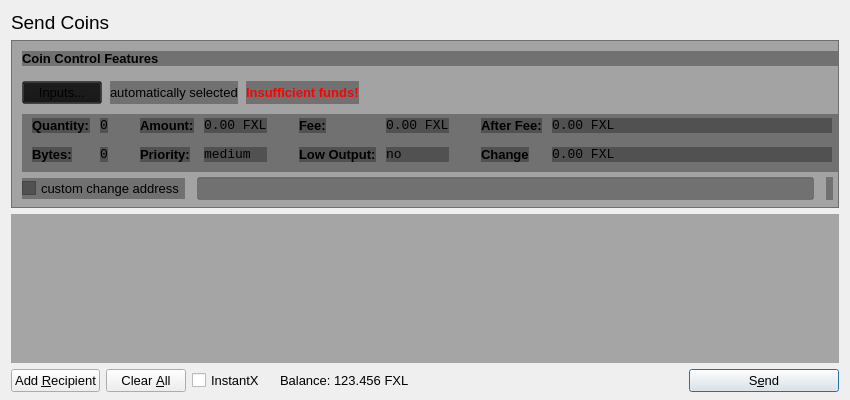
<?xml version="1.0" encoding="UTF-8"?>
<ui version="4.0">
 <class>SendCoinsDialog</class>
 <widget class="QDialog" name="SendCoinsDialog">
  <property name="geometry">
   <rect>
    <x>0</x>
    <y>0</y>
    <width>850</width>
    <height>400</height>
   </rect>
  </property>
  <property name="windowTitle">
   <string>Send Coins</string>
  </property>
  <property name="styleSheet">
   <string notr="true"/>
  </property>
  <layout class="QVBoxLayout" name="verticalLayout" stretch="0,0,1,0">
   <property name="bottomMargin">
    <number>8</number>
   </property>
   <item>
    <widget class="QLabel" name="label_2">
     <property name="font">
      <font>
       <pointsize>14</pointsize>
      </font>
     </property>
     <property name="text">
      <string>Send Coins</string>
     </property>
    </widget>
   </item>
   <item>
    <widget class="QFrame" name="frameCoinControl">
     <property name="sizePolicy">
      <sizepolicy hsizetype="Expanding" vsizetype="Expanding">
       <horstretch>0</horstretch>
       <verstretch>0</verstretch>
      </sizepolicy>
     </property>
     <property name="maximumSize">
      <size>
       <width>16777215</width>
       <height>16777215</height>
      </size>
     </property>
     <property name="styleSheet">
      <string notr="true">background: transparent;
background-color: rgb(20, 20, 20, 0.35);
</string>
     </property>
     <property name="frameShape">
      <enum>QFrame::StyledPanel</enum>
     </property>
     <property name="frameShadow">
      <enum>QFrame::Sunken</enum>
     </property>
     <layout class="QVBoxLayout" name="verticalLayoutCoinControl2">
      <property name="spacing">
       <number>6</number>
      </property>
      <property name="leftMargin">
       <number>0</number>
      </property>
      <property name="topMargin">
       <number>0</number>
      </property>
      <property name="rightMargin">
       <number>0</number>
      </property>
      <property name="bottomMargin">
       <number>6</number>
      </property>
      <item>
       <layout class="QVBoxLayout" name="verticalLayoutCoinControl" stretch="0,0,0,0,1">
        <property name="spacing">
         <number>0</number>
        </property>
        <property name="leftMargin">
         <number>10</number>
        </property>
        <property name="topMargin">
         <number>10</number>
        </property>
        <item>
         <layout class="QHBoxLayout" name="horizontalLayoutCoinControl1">
          <property name="bottomMargin">
           <number>15</number>
          </property>
          <item>
           <widget class="QLabel" name="labelCoinControlFeatures">
            <property name="sizePolicy">
             <sizepolicy hsizetype="Preferred" vsizetype="Maximum">
              <horstretch>0</horstretch>
              <verstretch>0</verstretch>
             </sizepolicy>
            </property>
            <property name="font">
             <font>
              <pointsize>10</pointsize>
              <weight>75</weight>
              <bold>true</bold>
             </font>
            </property>
            <property name="styleSheet">
             <string notr="true">font-weight:bold;</string>
            </property>
            <property name="text">
             <string>Coin Control Features</string>
            </property>
           </widget>
          </item>
         </layout>
        </item>
        <item>
         <layout class="QHBoxLayout" name="horizontalLayoutCoinControl2" stretch="0,0,0,0">
          <property name="spacing">
           <number>8</number>
          </property>
          <property name="bottomMargin">
           <number>10</number>
          </property>
          <item>
           <widget class="QPushButton" name="pushButtonCoinControl">
            <property name="font">
             <font>
              <pointsize>10</pointsize>
             </font>
            </property>
            <property name="styleSheet">
             <string notr="true"/>
            </property>
            <property name="text">
             <string>Inputs...</string>
            </property>
           </widget>
          </item>
          <item>
           <widget class="QLabel" name="labelCoinControlAutomaticallySelected">
            <property name="font">
             <font>
              <pointsize>10</pointsize>
             </font>
            </property>
            <property name="text">
             <string>automatically selected</string>
            </property>
            <property name="margin">
             <number>5</number>
            </property>
           </widget>
          </item>
          <item>
           <widget class="QLabel" name="labelCoinControlInsuffFunds">
            <property name="font">
             <font>
              <pointsize>10</pointsize>
              <weight>75</weight>
              <bold>true</bold>
             </font>
            </property>
            <property name="styleSheet">
             <string notr="true">color:red;font-weight:bold;</string>
            </property>
            <property name="text">
             <string>Insufficient funds!</string>
            </property>
            <property name="margin">
             <number>5</number>
            </property>
           </widget>
          </item>
          <item>
           <spacer name="horizontalSpacerCoinControl">
            <property name="orientation">
             <enum>Qt::Horizontal</enum>
            </property>
            <property name="sizeHint" stdset="0">
             <size>
              <width>40</width>
              <height>1</height>
             </size>
            </property>
           </spacer>
          </item>
         </layout>
        </item>
        <item>
         <widget class="QWidget" name="widgetCoinControl" native="true">
          <property name="sizePolicy">
           <sizepolicy hsizetype="Preferred" vsizetype="Preferred">
            <horstretch>0</horstretch>
            <verstretch>0</verstretch>
           </sizepolicy>
          </property>
          <property name="minimumSize">
           <size>
            <width>0</width>
            <height>0</height>
           </size>
          </property>
          <property name="styleSheet">
           <string notr="true"/>
          </property>
          <layout class="QHBoxLayout" name="horizontalLayoutCoinControl5">
           <property name="leftMargin">
            <number>0</number>
           </property>
           <property name="topMargin">
            <number>0</number>
           </property>
           <property name="rightMargin">
            <number>0</number>
           </property>
           <property name="bottomMargin">
            <number>0</number>
           </property>
           <item>
            <layout class="QHBoxLayout" name="horizontalLayoutCoinControl3" stretch="0,0,0,1">
             <property name="spacing">
              <number>20</number>
             </property>
             <property name="topMargin">
              <number>0</number>
             </property>
             <property name="bottomMargin">
              <number>10</number>
             </property>
             <item>
              <layout class="QFormLayout" name="formLayoutCoinControl1">
               <property name="horizontalSpacing">
                <number>10</number>
               </property>
               <property name="verticalSpacing">
                <number>14</number>
               </property>
               <property name="leftMargin">
                <number>10</number>
               </property>
               <property name="topMargin">
                <number>4</number>
               </property>
               <property name="rightMargin">
                <number>6</number>
               </property>
               <item row="0" column="0">
                <widget class="QLabel" name="labelCoinControlQuantityText">
                 <property name="font">
                  <font>
                   <pointsize>10</pointsize>
                   <weight>75</weight>
                   <bold>true</bold>
                  </font>
                 </property>
                 <property name="styleSheet">
                  <string notr="true">font-weight:bold;</string>
                 </property>
                 <property name="text">
                  <string>Quantity:</string>
                 </property>
                 <property name="margin">
                  <number>0</number>
                 </property>
                </widget>
               </item>
               <item row="0" column="1">
                <widget class="QLabel" name="labelCoinControlQuantity">
                 <property name="font">
                  <font>
                   <family>Monospace</family>
                   <pointsize>10</pointsize>
                  </font>
                 </property>
                 <property name="cursor">
                  <cursorShape>IBeamCursor</cursorShape>
                 </property>
                 <property name="contextMenuPolicy">
                  <enum>Qt::ActionsContextMenu</enum>
                 </property>
                 <property name="text">
                  <string>0</string>
                 </property>
                 <property name="margin">
                  <number>0</number>
                 </property>
                 <property name="textInteractionFlags">
                  <set>Qt::LinksAccessibleByMouse|Qt::TextSelectableByKeyboard|Qt::TextSelectableByMouse</set>
                 </property>
                </widget>
               </item>
               <item row="1" column="0">
                <widget class="QLabel" name="labelCoinControlBytesText">
                 <property name="font">
                  <font>
                   <pointsize>10</pointsize>
                   <weight>75</weight>
                   <bold>true</bold>
                  </font>
                 </property>
                 <property name="styleSheet">
                  <string notr="true">font-weight:bold;</string>
                 </property>
                 <property name="text">
                  <string>Bytes:</string>
                 </property>
                </widget>
               </item>
               <item row="1" column="1">
                <widget class="QLabel" name="labelCoinControlBytes">
                 <property name="font">
                  <font>
                   <family>Monospace</family>
                   <pointsize>10</pointsize>
                  </font>
                 </property>
                 <property name="cursor">
                  <cursorShape>IBeamCursor</cursorShape>
                 </property>
                 <property name="contextMenuPolicy">
                  <enum>Qt::ActionsContextMenu</enum>
                 </property>
                 <property name="text">
                  <string>0</string>
                 </property>
                 <property name="textInteractionFlags">
                  <set>Qt::LinksAccessibleByMouse|Qt::TextSelectableByKeyboard|Qt::TextSelectableByMouse</set>
                 </property>
                </widget>
               </item>
              </layout>
             </item>
             <item>
              <layout class="QFormLayout" name="formLayoutCoinControl2">
               <property name="horizontalSpacing">
                <number>10</number>
               </property>
               <property name="verticalSpacing">
                <number>14</number>
               </property>
               <property name="leftMargin">
                <number>6</number>
               </property>
               <property name="topMargin">
                <number>4</number>
               </property>
               <property name="rightMargin">
                <number>6</number>
               </property>
               <item row="0" column="0">
                <widget class="QLabel" name="labelCoinControlAmountText">
                 <property name="font">
                  <font>
                   <pointsize>10</pointsize>
                   <weight>75</weight>
                   <bold>true</bold>
                  </font>
                 </property>
                 <property name="styleSheet">
                  <string notr="true">font-weight:bold;</string>
                 </property>
                 <property name="text">
                  <string>Amount:</string>
                 </property>
                 <property name="margin">
                  <number>0</number>
                 </property>
                </widget>
               </item>
               <item row="0" column="1">
                <widget class="QLabel" name="labelCoinControlAmount">
                 <property name="font">
                  <font>
                   <family>Monospace</family>
                   <pointsize>10</pointsize>
                  </font>
                 </property>
                 <property name="cursor">
                  <cursorShape>IBeamCursor</cursorShape>
                 </property>
                 <property name="contextMenuPolicy">
                  <enum>Qt::ActionsContextMenu</enum>
                 </property>
                 <property name="text">
                  <string>0.00 FXL</string>
                 </property>
                 <property name="textInteractionFlags">
                  <set>Qt::LinksAccessibleByMouse|Qt::TextSelectableByKeyboard|Qt::TextSelectableByMouse</set>
                 </property>
                </widget>
               </item>
               <item row="1" column="0">
                <widget class="QLabel" name="labelCoinControlPriorityText">
                 <property name="font">
                  <font>
                   <pointsize>10</pointsize>
                   <weight>75</weight>
                   <bold>true</bold>
                  </font>
                 </property>
                 <property name="styleSheet">
                  <string notr="true">font-weight:bold;</string>
                 </property>
                 <property name="text">
                  <string>Priority:</string>
                 </property>
                </widget>
               </item>
               <item row="1" column="1">
                <widget class="QLabel" name="labelCoinControlPriority">
                 <property name="font">
                  <font>
                   <family>Monospace</family>
                   <pointsize>10</pointsize>
                  </font>
                 </property>
                 <property name="cursor">
                  <cursorShape>IBeamCursor</cursorShape>
                 </property>
                 <property name="contextMenuPolicy">
                  <enum>Qt::ActionsContextMenu</enum>
                 </property>
                 <property name="text">
                  <string>medium</string>
                 </property>
                 <property name="textInteractionFlags">
                  <set>Qt::LinksAccessibleByMouse|Qt::TextSelectableByKeyboard|Qt::TextSelectableByMouse</set>
                 </property>
                </widget>
               </item>
              </layout>
             </item>
             <item>
              <layout class="QFormLayout" name="formLayoutCoinControl3">
               <property name="horizontalSpacing">
                <number>10</number>
               </property>
               <property name="verticalSpacing">
                <number>14</number>
               </property>
               <property name="leftMargin">
                <number>6</number>
               </property>
               <property name="topMargin">
                <number>4</number>
               </property>
               <property name="rightMargin">
                <number>6</number>
               </property>
               <item row="0" column="0">
                <widget class="QLabel" name="labelCoinControlFeeText">
                 <property name="font">
                  <font>
                   <pointsize>10</pointsize>
                   <weight>75</weight>
                   <bold>true</bold>
                  </font>
                 </property>
                 <property name="styleSheet">
                  <string notr="true">font-weight:bold;</string>
                 </property>
                 <property name="text">
                  <string>Fee:</string>
                 </property>
                 <property name="margin">
                  <number>0</number>
                 </property>
                </widget>
               </item>
               <item row="0" column="1">
                <widget class="QLabel" name="labelCoinControlFee">
                 <property name="font">
                  <font>
                   <family>Monospace</family>
                   <pointsize>10</pointsize>
                  </font>
                 </property>
                 <property name="cursor">
                  <cursorShape>IBeamCursor</cursorShape>
                 </property>
                 <property name="contextMenuPolicy">
                  <enum>Qt::ActionsContextMenu</enum>
                 </property>
                 <property name="text">
                  <string>0.00 FXL</string>
                 </property>
                 <property name="textInteractionFlags">
                  <set>Qt::LinksAccessibleByMouse|Qt::TextSelectableByKeyboard|Qt::TextSelectableByMouse</set>
                 </property>
                </widget>
               </item>
               <item row="1" column="0">
                <widget class="QLabel" name="labelCoinControlLowOutputText">
                 <property name="font">
                  <font>
                   <pointsize>10</pointsize>
                   <weight>75</weight>
                   <bold>true</bold>
                  </font>
                 </property>
                 <property name="styleSheet">
                  <string notr="true">font-weight:bold;</string>
                 </property>
                 <property name="text">
                  <string>Low Output:</string>
                 </property>
                </widget>
               </item>
               <item row="1" column="1">
                <widget class="QLabel" name="labelCoinControlLowOutput">
                 <property name="font">
                  <font>
                   <family>Monospace</family>
                   <pointsize>10</pointsize>
                  </font>
                 </property>
                 <property name="cursor">
                  <cursorShape>IBeamCursor</cursorShape>
                 </property>
                 <property name="contextMenuPolicy">
                  <enum>Qt::ActionsContextMenu</enum>
                 </property>
                 <property name="text">
                  <string>no</string>
                 </property>
                 <property name="textInteractionFlags">
                  <set>Qt::LinksAccessibleByMouse|Qt::TextSelectableByKeyboard|Qt::TextSelectableByMouse</set>
                 </property>
                </widget>
               </item>
              </layout>
             </item>
             <item>
              <layout class="QFormLayout" name="formLayoutCoinControl4">
               <property name="horizontalSpacing">
                <number>10</number>
               </property>
               <property name="verticalSpacing">
                <number>14</number>
               </property>
               <property name="leftMargin">
                <number>6</number>
               </property>
               <property name="topMargin">
                <number>4</number>
               </property>
               <property name="rightMargin">
                <number>6</number>
               </property>
               <item row="0" column="0">
                <widget class="QLabel" name="labelCoinControlAfterFeeText">
                 <property name="font">
                  <font>
                   <pointsize>10</pointsize>
                   <weight>75</weight>
                   <bold>true</bold>
                  </font>
                 </property>
                 <property name="styleSheet">
                  <string notr="true">font-weight:bold;</string>
                 </property>
                 <property name="text">
                  <string>After Fee:</string>
                 </property>
                 <property name="margin">
                  <number>0</number>
                 </property>
                </widget>
               </item>
               <item row="0" column="1">
                <widget class="QLabel" name="labelCoinControlAfterFee">
                 <property name="font">
                  <font>
                   <family>Monospace</family>
                   <pointsize>10</pointsize>
                  </font>
                 </property>
                 <property name="cursor">
                  <cursorShape>IBeamCursor</cursorShape>
                 </property>
                 <property name="contextMenuPolicy">
                  <enum>Qt::ActionsContextMenu</enum>
                 </property>
                 <property name="text">
                  <string>0.00 FXL</string>
                 </property>
                 <property name="textInteractionFlags">
                  <set>Qt::LinksAccessibleByMouse|Qt::TextSelectableByKeyboard|Qt::TextSelectableByMouse</set>
                 </property>
                </widget>
               </item>
               <item row="1" column="0">
                <widget class="QLabel" name="labelCoinControlChangeText">
                 <property name="font">
                  <font>
                   <pointsize>10</pointsize>
                   <weight>75</weight>
                   <bold>true</bold>
                  </font>
                 </property>
                 <property name="styleSheet">
                  <string notr="true">font-weight:bold;</string>
                 </property>
                 <property name="text">
                  <string>Change</string>
                 </property>
                </widget>
               </item>
               <item row="1" column="1">
                <widget class="QLabel" name="labelCoinControlChange">
                 <property name="font">
                  <font>
                   <family>Monospace</family>
                   <pointsize>10</pointsize>
                  </font>
                 </property>
                 <property name="cursor">
                  <cursorShape>IBeamCursor</cursorShape>
                 </property>
                 <property name="contextMenuPolicy">
                  <enum>Qt::ActionsContextMenu</enum>
                 </property>
                 <property name="text">
                  <string>0.00 FXL</string>
                 </property>
                 <property name="textInteractionFlags">
                  <set>Qt::LinksAccessibleByMouse|Qt::TextSelectableByKeyboard|Qt::TextSelectableByMouse</set>
                 </property>
                </widget>
               </item>
              </layout>
             </item>
            </layout>
           </item>
          </layout>
         </widget>
        </item>
        <item>
         <layout class="QHBoxLayout" name="horizontalLayoutCoinControl4" stretch="0,0,0">
          <property name="spacing">
           <number>12</number>
          </property>
          <property name="sizeConstraint">
           <enum>QLayout::SetDefaultConstraint</enum>
          </property>
          <property name="topMargin">
           <number>5</number>
          </property>
          <property name="rightMargin">
           <number>5</number>
          </property>
          <item>
           <widget class="QCheckBox" name="checkBoxCoinControlChange">
            <property name="font">
             <font>
              <pointsize>10</pointsize>
             </font>
            </property>
            <property name="text">
             <string>custom change address</string>
            </property>
           </widget>
          </item>
          <item>
           <widget class="QLineEdit" name="lineEditCoinControlChange">
            <property name="enabled">
             <bool>false</bool>
            </property>
            <property name="sizePolicy">
             <sizepolicy hsizetype="Expanding" vsizetype="Fixed">
              <horstretch>0</horstretch>
              <verstretch>0</verstretch>
             </sizepolicy>
            </property>
            <property name="font">
             <font>
              <pointsize>10</pointsize>
             </font>
            </property>
           </widget>
          </item>
          <item>
           <widget class="QLabel" name="labelCoinControlChangeLabel">
            <property name="sizePolicy">
             <sizepolicy hsizetype="Preferred" vsizetype="Expanding">
              <horstretch>0</horstretch>
              <verstretch>0</verstretch>
             </sizepolicy>
            </property>
            <property name="minimumSize">
             <size>
              <width>0</width>
              <height>0</height>
             </size>
            </property>
            <property name="text">
             <string/>
            </property>
            <property name="margin">
             <number>3</number>
            </property>
           </widget>
          </item>
         </layout>
        </item>
        <item>
         <spacer name="verticalSpacerCoinControl">
          <property name="orientation">
           <enum>Qt::Vertical</enum>
          </property>
          <property name="sizeHint" stdset="0">
           <size>
            <width>800</width>
            <height>1</height>
           </size>
          </property>
         </spacer>
        </item>
       </layout>
      </item>
     </layout>
    </widget>
   </item>
   <item>
    <widget class="QScrollArea" name="scrollArea">
     <property name="styleSheet">
      <string notr="true">background: transparent;
background-color: rgb(20, 20, 20, 0.19);
</string>
     </property>
     <property name="widgetResizable">
      <bool>true</bool>
     </property>
     <widget class="QWidget" name="scrollAreaWidgetContents">
      <property name="geometry">
       <rect>
        <x>0</x>
        <y>0</y>
        <width>830</width>
        <height>133</height>
       </rect>
      </property>
      <layout class="QVBoxLayout" name="verticalLayout_2">
       <property name="leftMargin">
        <number>0</number>
       </property>
       <property name="topMargin">
        <number>0</number>
       </property>
       <property name="rightMargin">
        <number>0</number>
       </property>
       <property name="bottomMargin">
        <number>0</number>
       </property>
       <item>
        <layout class="QVBoxLayout" name="entries">
         <property name="spacing">
          <number>6</number>
         </property>
        </layout>
       </item>
       <item>
        <spacer name="verticalSpacer">
         <property name="orientation">
          <enum>Qt::Vertical</enum>
         </property>
         <property name="sizeHint" stdset="0">
          <size>
           <width>20</width>
           <height>40</height>
          </size>
         </property>
        </spacer>
       </item>
      </layout>
     </widget>
    </widget>
   </item>
   <item>
    <layout class="QHBoxLayout" name="horizontalLayout">
     <item>
      <widget class="QPushButton" name="addButton">
       <property name="font">
        <font>
         <pointsize>10</pointsize>
        </font>
       </property>
       <property name="toolTip">
        <string>Send to multiple recipients at once</string>
       </property>
       <property name="text">
        <string>Add &amp;Recipient</string>
       </property>
       <property name="autoDefault">
        <bool>false</bool>
       </property>
      </widget>
     </item>
     <item>
      <widget class="QPushButton" name="clearButton">
       <property name="sizePolicy">
        <sizepolicy hsizetype="Minimum" vsizetype="Fixed">
         <horstretch>0</horstretch>
         <verstretch>0</verstretch>
        </sizepolicy>
       </property>
       <property name="font">
        <font>
         <pointsize>10</pointsize>
        </font>
       </property>
       <property name="toolTip">
        <string>Remove all transaction fields</string>
       </property>
       <property name="text">
        <string>Clear &amp;All</string>
       </property>
       <property name="autoRepeatDelay">
        <number>300</number>
       </property>
       <property name="autoDefault">
        <bool>false</bool>
       </property>
      </widget>
     </item>
     <item>
      <layout class="QHBoxLayout" name="horizontalLayout_2">
       <property name="spacing">
        <number>3</number>
       </property>
       <item>
        <widget class="QCheckBox" name="checkInstantX">
         <property name="enabled">
          <bool>true</bool>
         </property>
         <property name="minimumSize">
          <size>
           <width>85</width>
           <height>0</height>
          </size>
         </property>
         <property name="font">
          <font>
           <pointsize>10</pointsize>
          </font>
         </property>
         <property name="styleSheet">
          <string notr="true"/>
         </property>
         <property name="text">
          <string>InstantX</string>
         </property>
        </widget>
       </item>
       <item>
        <widget class="QLabel" name="label">
         <property name="sizePolicy">
          <sizepolicy hsizetype="Preferred" vsizetype="Fixed">
           <horstretch>0</horstretch>
           <verstretch>0</verstretch>
          </sizepolicy>
         </property>
         <property name="font">
          <font>
           <pointsize>10</pointsize>
          </font>
         </property>
         <property name="styleSheet">
          <string notr="true"/>
         </property>
         <property name="text">
          <string>Balance:</string>
         </property>
        </widget>
       </item>
       <item>
        <widget class="QLabel" name="labelBalance">
         <property name="sizePolicy">
          <sizepolicy hsizetype="Preferred" vsizetype="Fixed">
           <horstretch>0</horstretch>
           <verstretch>0</verstretch>
          </sizepolicy>
         </property>
         <property name="font">
          <font>
           <pointsize>10</pointsize>
          </font>
         </property>
         <property name="cursor">
          <cursorShape>IBeamCursor</cursorShape>
         </property>
         <property name="styleSheet">
          <string notr="true"/>
         </property>
         <property name="text">
          <string>123.456 FXL</string>
         </property>
         <property name="textInteractionFlags">
          <set>Qt::LinksAccessibleByMouse|Qt::TextSelectableByKeyboard|Qt::TextSelectableByMouse</set>
         </property>
        </widget>
       </item>
      </layout>
     </item>
     <item>
      <spacer name="horizontalSpacer">
       <property name="orientation">
        <enum>Qt::Horizontal</enum>
       </property>
       <property name="sizeHint" stdset="0">
        <size>
         <width>40</width>
         <height>20</height>
        </size>
       </property>
      </spacer>
     </item>
     <item>
      <widget class="QPushButton" name="sendButton">
       <property name="minimumSize">
        <size>
         <width>150</width>
         <height>0</height>
        </size>
       </property>
       <property name="font">
        <font>
         <pointsize>10</pointsize>
        </font>
       </property>
       <property name="toolTip">
        <string>Confirm the send action</string>
       </property>
       <property name="text">
        <string>S&amp;end</string>
       </property>
       <property name="icon">
        <iconset resource="../bitcoin.qrc">
         <normaloff>:/icons/send</normaloff>:/icons/send</iconset>
       </property>
       <property name="default">
        <bool>true</bool>
       </property>
      </widget>
     </item>
    </layout>
   </item>
  </layout>
 </widget>
 <resources>
  <include location="../bitcoin.qrc"/>
 </resources>
 <connections/>
</ui>
